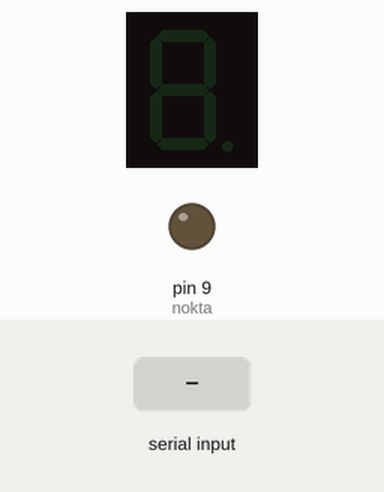
The sketch below on a simulated Arduino Uno, built with avr-gcc and run on an emulated ATmega328P. Parts: 1-digit seven-segment display, output pins drawn as LEDs (lit = HIGH). Wiring (inferred from the names in the program): 1-digit 7-segment display, segments lit when HIGH: segments pin 2, pin 3, pin 4, pin 5, pin 6, pin 7, pin 8. The test bench sets the inputs (shaded band). The segment pins are drawn as the display they are named for; pins used as bus, display or sensor lines are not drawn.

Above: at 1.2 s.
1.3 s: "5" received over Serial
At 2.1 s:
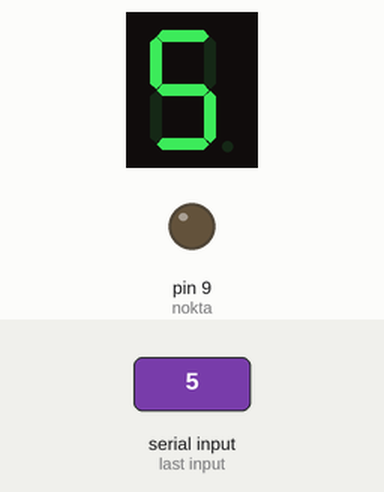
7.3 s: "90,45\n" received over Serial
At 7.9 s:
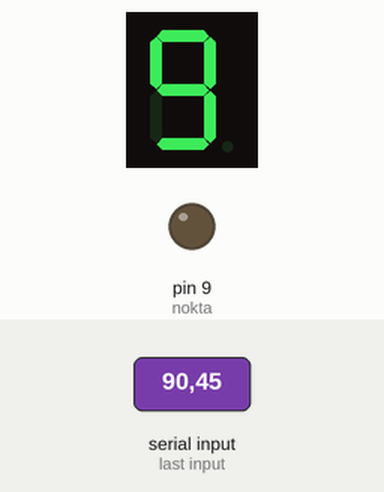
Timing chart, 0 to 10.3 s (numbered marks = the images above; inputs shaded):
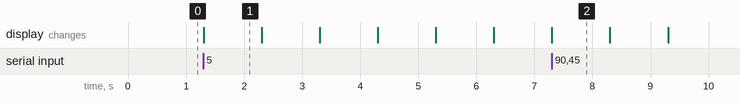

The sketch:

lab3.ino
```cpp
int a=2;
int b=3;
int c=4;
int d=5;
int e=6;
int f=7;
int g=8;
int nokta=9;
void setup() {

  pinMode(a, OUTPUT);
  pinMode(b, OUTPUT);
  pinMode(c, OUTPUT);
  pinMode(d, OUTPUT);
  pinMode(e, OUTPUT);
  pinMode(f, OUTPUT);
  pinMode(g, OUTPUT);
  pinMode(nokta, OUTPUT);


  Serial.begin(9600);
}

void loop() {
  if (Serial.available() > 0) {
    char input = Serial.read();


    if (input == 'a') {
      x();
      return;
    }


    if (input >= '0' && input <= '9') {
      int number = input - '0';


      if (number == 0) {
        sifir();
      }
      else if (number == 1) {
        bir();
      }
      else if (number == 2) {
        iki();
      }
      else if (number == 3) {
        uc();
      }
      else if (number == 4) {
        dort();
      }
      else if (number == 5) {
        bes();
      }
      else if (number == 6) {
        alti();
      }
      else if (number == 7) {
        yedi();
      }
      else if (number == 8) {
        sekiz();
      }
      else if (number == 9) {
        dokuz();
      }

      delay(1000);
    }


    else if (input == '7') {
      iki();
      delay(1000);
    }


    else if (input == '5') {
      for (int i = 5; i >= 0; i--) {
        if (i == 0) {
          sifir();
        }
        else if (i == 1) {
          bir();
        }
        else if (i == 2) {
          iki();
        }
        else if (i == 3) {
          uc();
        }
        else if (i == 4) {
          dort();
        }
        else if (i == 5) {
          bes();
        }

        delay(1000);
      }
    }
  }
}


int x(){
digitalWrite(a, LOW);
  digitalWrite(b, LOW);
  digitalWrite(c, LOW);
  digitalWrite(d, LOW);
  digitalWrite(e, LOW);
  digitalWrite(f, LOW);
  digitalWrite(g, LOW);
  digitalWrite(nokta, LOW);
}

int sifir(){
digitalWrite(a, 1);
digitalWrite(b, 1);
digitalWrite(c, 1);
digitalWrite(d, 1);
digitalWrite(e, 1);
digitalWrite(f, 1);
digitalWrite(g, 0);
digitalWrite(nokta, 0);
}

int bir(){
digitalWrite(a, 0);
digitalWrite(b, 1);
digitalWrite(c, 1);
digitalWrite(d, 0);
digitalWrite(e, 0);
digitalWrite(f, 0);
digitalWrite(g, 0);
digitalWrite(nokta, 0);
}

int iki(){
digitalWrite(a, 1);
digitalWrite(b, 1);
digitalWrite(c, 0);
digitalWrite(d, 1);
digitalWrite(e, 1);
digitalWrite(f, 0);
digitalWrite(g, 1);
digitalWrite(nokta, 0);
}
int uc(){
digitalWrite(a, 1);
digitalWrite(b, 1);
digitalWrite(c, 1);
digitalWrite(d, 1);
digitalWrite(e, 0);
digitalWrite(f, 0);
digitalWrite(g, 1);
digitalWrite(nokta, 0);
}
int dort(){
digitalWrite(a, 0);
digitalWrite(b, 1);
digitalWrite(c, 1);
digitalWrite(d, 0);
digitalWrite(e, 0);
digitalWrite(f, 1);
digitalWrite(g, 1);
digitalWrite(nokta, 0);
}
int bes(){
digitalWrite(a, 1);
digitalWrite(b, 0);
digitalWrite(c, 1);
digitalWrite(d, 1);
digitalWrite(e, 0);
digitalWrite(f, 1);
digitalWrite(g, 1);
digitalWrite(nokta, 0);
  delay(1000);
digitalWrite(a, 0);
digitalWrite(b, 1);
digitalWrite(c, 1);
digitalWrite(d, 0);
digitalWrite(e, 0);
digitalWrite(f, 1);
digitalWrite(g, 1);
digitalWrite(nokta, 0);
delay(1000);
digitalWrite(a, 1);
digitalWrite(b, 1);
digitalWrite(c, 1);
digitalWrite(d, 1);
digitalWrite(e, 0);
digitalWrite(f, 0);
digitalWrite(g, 1);
digitalWrite(nokta, 0);
delay(1000);
digitalWrite(a, 1);
digitalWrite(b, 1);
digitalWrite(c, 0);
digitalWrite(d, 1);
digitalWrite(e, 1);
digitalWrite(f, 0);
digitalWrite(g, 1);
digitalWrite(nokta, 0);
delay(1000);
digitalWrite(a, 0);
digitalWrite(b, 1);
digitalWrite(c, 1);
digitalWrite(d, 0);
digitalWrite(e, 0);
digitalWrite(f, 0);
digitalWrite(g, 0);
digitalWrite(nokta, 0);
delay(1000);
digitalWrite(a, 1);
digitalWrite(b, 1);
digitalWrite(c, 1);
digitalWrite(d, 1);
digitalWrite(e, 1);
digitalWrite(f, 1);
digitalWrite(g, 0);
digitalWrite(nokta, 0);
}
int alti(){
digitalWrite(a, 1);
digitalWrite(b, 0);
digitalWrite(c, 1);
digitalWrite(d, 1);
digitalWrite(e, 1);
digitalWrite(f, 1);
digitalWrite(g, 1);
digitalWrite(nokta, 0);
}
int yedi(){
digitalWrite(a, 1);
digitalWrite(b, 1);
digitalWrite(c, 0);
digitalWrite(d, 1);
digitalWrite(e, 1);
digitalWrite(f, 0);
digitalWrite(g, 1);
digitalWrite(nokta, 0);
}
int sekiz(){
digitalWrite(a, 1);
digitalWrite(b, 1);
digitalWrite(c, 1);
digitalWrite(d, 1);
digitalWrite(e, 1);
digitalWrite(f, 1);
digitalWrite(g, 1);
digitalWrite(nokta, 0);
}
int dokuz(){
digitalWrite(a, 1);
digitalWrite(b, 1);
digitalWrite(c, 1);
digitalWrite(d, 1);
digitalWrite(e, 0);
digitalWrite(f, 1);
digitalWrite(g, 1);
digitalWrite(nokta, 0);
}
```

Measured:
- after the input at 1.3 s, the display: changes at once (image 1)
- after the input at 7.3 s, the display: changes at once (image 2)
- what the display in image 1 shows lasts 1.0 s, from 1.3 s to 2.3 s
